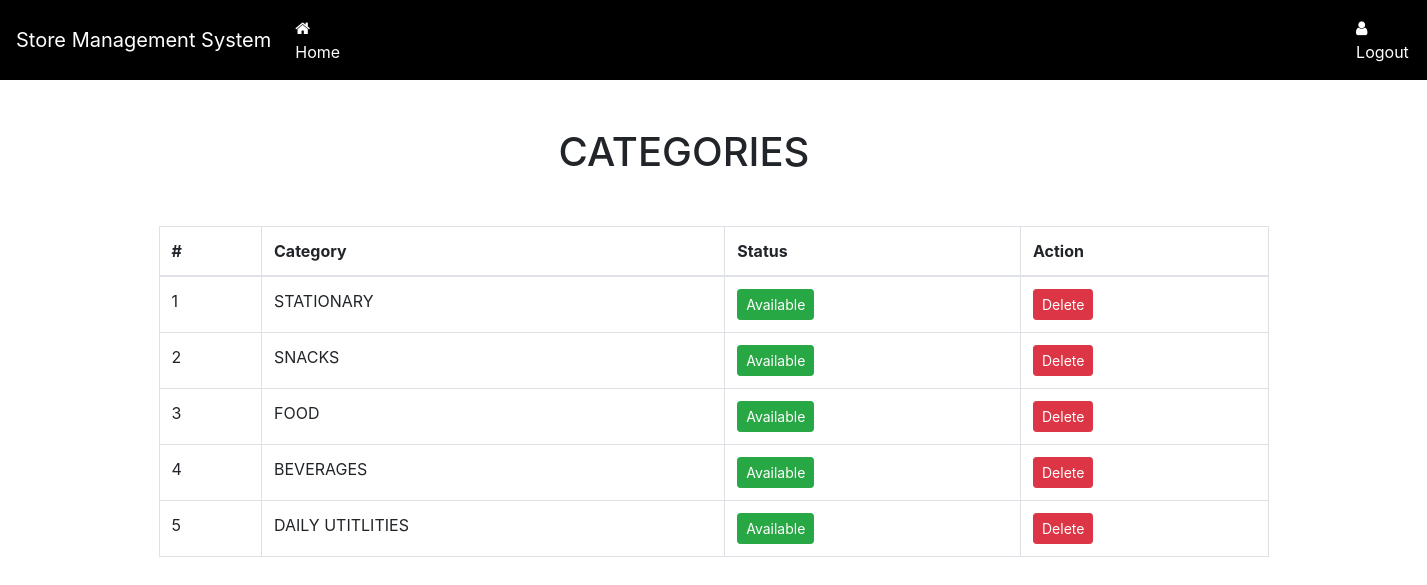
/PHP/manage_categories.php (signed in), run on the app's committed database.
### tables this page shows
CREATE TABLE `category_info` (
  `c_id` int(11) NOT NULL,
  `c_name` varchar(200) NOT NULL
);

### PHP/manage_categories.php (the view, shortened to what this page needs)
<!DOCTYPE html>
<html>
<head>
    <link rel="stylesheet" href="https://maxcdn.bootstrapcdn.com/bootstrap/4.0.0-beta.2/css/bootstrap.min.css">
 	<link rel="stylesheet" type="text/css" href="https://maxcdn.bootstrapcdn.com/font-awesome/4.7.0/css/font-awesome.min.css">
 </head>
<body>
	<?php include_once("./header.php"); ?>
	<br/><br/>
  <h1 class="container"><div style="margin-left:400px;margin-bottom:50px;"> CATEGORIES </div></h1>
	<div class="container">
		<table class="table table-hover table-bordered">
		    <thead>
		      <tr>
		        <th>#</th>
		        <th>Category</th>
		        <th>Status</th>
		        <th>Action</th>
		      </tr>
		    </thead>
  <?php
         $hostName = "localhost";
         $userName = "root";
         $password = "";
         $dbName = "storedb";
         $conn = new mysqli($hostName,$userName,$password,$dbName);
             $sql = "SELECT * FROM category_info";
             $result = $conn->query($sql);
             $i=0;
             if ($result->num_rows > 0) {
                 while($row = $result->fetch_assoc()) {
                  $categoryName =  $row["c_name"];
                  $i=$i+1;
                  echo "
                  <tr class='container'>
                  <td>$i</td>
                  <td>$categoryName</td>
                  <td><input type=submit name=submit value=Available class='btn btn-success btn-sm del_brand'></td>
                  <td><form method=post>
                    <input name=id type=hidden value='".$categoryName."';>
                    <input type=submit name=submit value=Delete class='btn btn-danger btn-sm del_brand'>
                    </form></td>
                  </tr>
                  ";
                 }
             }
       ?>
		  </table>
	</div>
</body>
</html>

### data on the page
category_info: c_name "STATIONARY"
category_info: c_name "SNACKS"
category_info: c_name "FOOD"
category_info: c_name "BEVERAGES"
category_info: c_name "DAILY UTITLITIES"
